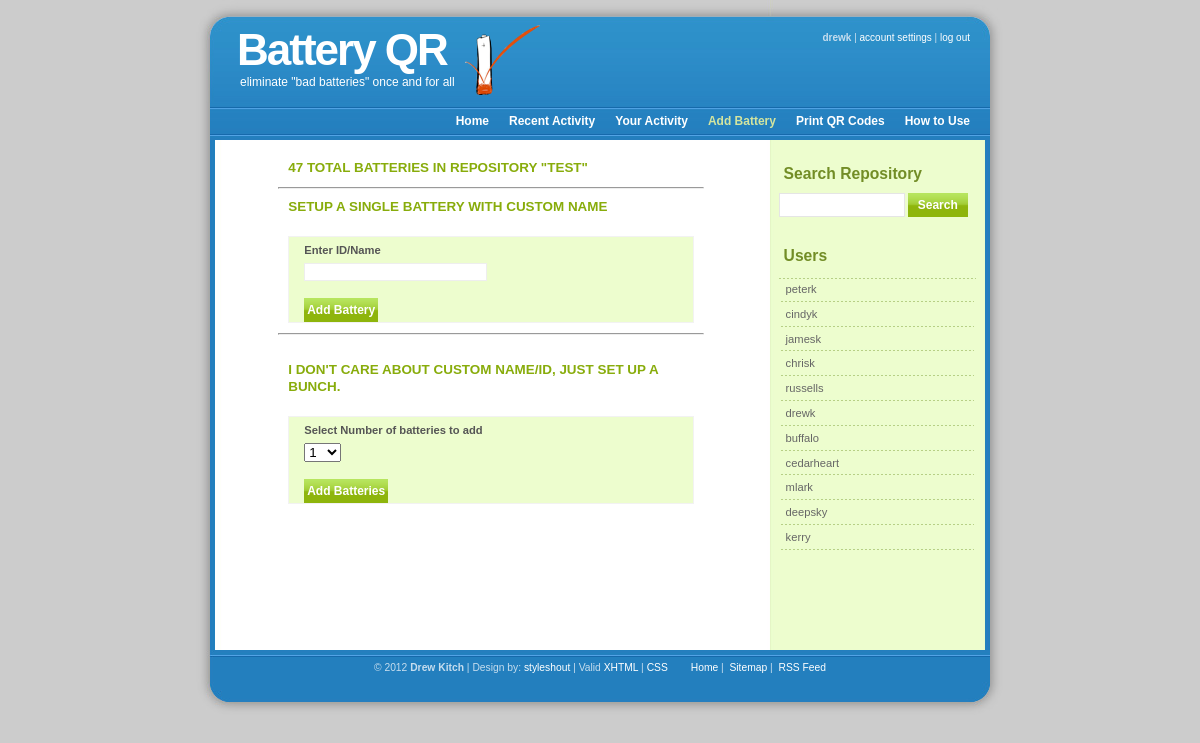
Page /batteryqr.com/add_battery.php (signed in) on the committed database.
### tables this page shows
CREATE TABLE `battery_login` (
  `login_id` int(10) unsigned NOT NULL AUTO_INCREMENT,
  `login_name` varchar(25) NOT NULL,
  `login_password` varchar(42) NOT NULL,
  `login_admin` tinyint(1) DEFAULT '0',
  `repository_id` int(10) unsigned NOT NULL,
  `date_deleted` int(10) unsigned NOT NULL,
  PRIMARY KEY (`login_id`),
  UNIQUE KEY `login_name` (`login_name`),
  KEY `repository_id` (`repository_id`)
);

CREATE TABLE `battery_repository` (
  `repository_id` int(10) unsigned NOT NULL AUTO_INCREMENT,
  `repository_name` varchar(50) NOT NULL,
  `repository_time_zone` varchar(50) DEFAULT 'America/Denver',
  PRIMARY KEY (`repository_id`)
);

### battery_include/members_only.inc (called while the page is built, shortened)
<?php
if (!($_SESSION['login_id'] && $_SESSION['login_name'] && $_SESSION['repository_id'])) {
   $navigation_page = basename($_SERVER['PHP_SELF']);
   if ($navigation_page == 'update_status.php') {
      header("Location: login.php?qr=1");
      exit();
   }
   else {
      header("Location: login.php");
      exit();
   }
}
else {
   $login_name = $_SESSION['login_name'];
   $repository_id = $_SESSION['repository_id'];
   $repository_name = get_repository_name($repository_id);
}
?>

### battery_include/battery_utilities.inc (called while the page is built, shortened)
<?php
function get_repository_name($repository_id) {
   $member_db = member_db_connect();
   if (is_numeric($repository_id)) {
      $command = "SELECT repository_name FROM battery_repository WHERE repository_id=".$repository_id.";";
      $result = mysql_query($command, $member_db);
      $data = mysql_fetch_object($result);
      $repository_name = $data->repository_name;
      return $repository_name;
   }
}
function menu_nav($page = false, $login_id = false, $user_id = false, $action = false, $listed_action = false) {
   $current_page = basename($_SERVER['PHP_SELF']);
   if ($current_page == $page && $login_id == $user_id && $user_id != false) {
      $print = "id='current'";
      return $print;
   }
   else if ($login_id != $user_id) {
      return;
   }
   if ($page == $current_page) {
      $print = "id='current'";
      return $print;
   }
}
?>

### batteryqr.com/add_battery.php (the view, shortened to what this page needs)
<?php
require('../battery_include/battery_utilities.inc');
require('../battery_include/members_only.inc');
$member_db = member_db_connect();
$command = "SELECT count(item_id) as total_items from battery_item where date_deleted<=0 AND repository_id=".$repository_id;
$result = mysql_query($command, $member_db);
$data = mysql_fetch_object($result);
$total_items = $data->total_items;
include('../battery_include/battery_header.inc');
echo "<div id='repository_box' class='form'>";
echo "<h2>".$total_items." total batteries in repository \"".$repository_name."\"</h2>";
echo "<hr />";
echo "<h2>Setup a single battery with custom name</h2>";
?>
<form action="add_battery.php?action=add_one" method="post">
<p>
<label>Enter ID/Name</label>
<input type="text" name="item_name" size="25" value="<? echo $item_name; ?>" />
<br />
<br />
<input class="button" type="submit" value="Add Battery" />
</p>
</form>
<hr />
<br />
<h2>I don't care about custom name/id, just set up a bunch.</h2>
<form action="add_battery.php?action=add_multiple" method="post">
<p>
<label>Select Number of batteries to add</label>
<select name="total">
<?
for ($i=1;$i<=20;$i++) {
	echo "<option>$i</option>\n";
}
?>
</select>
<br /><br />
<input class="button" type="submit" value="Add Batteries" />
</p>
</form>
<?
echo "</div>";
include('../battery_include/battery_footer.inc');
?>

### battery_include/battery_header.inc (shortened to what this page needs)
<!DOCTYPE html PUBLIC "-//W3C//DTD XHTML 1.0 Strict//EN"
"http://www.w3.org/TR/xhtml1/DTD/xhtml1-strict.dtd">
<html xmlns="http://www.w3.org/1999/xhtml" xml:lang="en" lang="en">
<head>
<link rel="stylesheet" rev="stylesheet" type="text/css" href="css/styles.css" media="screen" />
<link rel="stylesheet" href="css/mobile.css" type="text/css" media="handheld" />
<link rel="stylesheet" media="screen and (max-device-width: 480px)" href="css/mobile.css" />
</head>
<body>
<div id="wrap">
	<div id="header">
		<h1 id="logo-text">Battery QR</h1>
		<h2 id="slogan">eliminate "bad batteries" once and for all</h2>
		<img id="logo-img" src="images/battery.png" alt="battery_2.png" />
		<div id="header-links">
			<p><strong><? echo $login_name; ?></strong> | <a <? echo menu_nav('edit_account.php'); ?> href="edit_account.php">account settings</a> | <a href="logout.php">log out</a></p>
		</div>
	</div>
	<div id="menu">
		<ul>
	  		<li <? echo menu_nav('index.php'); ?>><a href="index.php">Home</a></li>
	  		<li <? echo menu_nav('recent_activity.php'); ?>><a href="recent_activity.php">Recent Activity</a></li>
	  		<li <? echo menu_nav('user_history.php', $login_id, $_GET['user_id']); ?>><a href="user_history.php?user_id=<? echo $login_id; ?>">Your Activity</a></li>
      			<li <? echo menu_nav('add_battery.php'); ?>><a href="add_battery.php">Add Battery</a></li>
	      		<li <? echo menu_nav('print_qr.php'); ?>><a href="print_qr.php">Print QR Codes</a></li>
      			<li <? echo menu_nav('how_to_use.php'); ?> class="last"><a href="how_to_use.php">How to Use</a></li>
	    	</ul>
	</div>
	<div id="content-wrap">
    		<div id="sidebar">
    			 <h1>Search Repository</h1>
      			<form action="index.php" class="searchform">
        		<p>
        		<input name="search_query" class="textbox" type="text" />
          		<input class="button" value="Search" type="submit" />
        		</p>
      			</form>
      			<h1>Users</h1>
      			<?
      			   $repository_id = $_SESSION['repository_id'];
      			   $login_db = login_db_connect();
      			   $command = "SELECT login_name, login_id FROM battery_login WHERE date_deleted<=0 AND repository_id=".$repository_id." AND login_admin=0";
      			   $result = mysql_query($command, $login_db);
      			?>
      			<ul class="sidemenu">
      			        <?
      			        while ($array = mysql_fetch_assoc($result)) {
      			           echo "<li><a href='user_history.php?user_id=".$array['login_id']."'>".$array['login_name']."</a></li>";
      			        }
				?>
    			</ul>
		</div>
		<div id="main">

### batteryqr.com/css/styles.css (style rules this page uses)
* { margin: 0; padding: 0; }
html { overflow-y: scroll; }
body { background: #CCC; font: 70%/1.5em Verdana, Tahoma, arial, sans-serif; color: #555; text-align: center; }
a, a:visited { text-decoration: none; color: #2180BC; background: inherit; }
h1, h2, h3 { font-family: 'Trebuchet MS', Tahoma, Sans-serif; font-weight: Bold; }
h1 { font-size: 130%; }
h2 { font-size: 120%; text-transform: uppercase; color: #88ac0b; }
h1, h2, h3, p { padding: 10px; margin: 0; }
ul, ol { margin: 5px 20px; padding: 0 20px; }
ul li { list-style-image: url('../images/bullet.gif'); }
form { margin:10px; padding: 0 5px; border: 1px solid #f2f2f2; background-color: #EDFDCE; }
label { display:block; font-weight:bold; margin:5px 0; }
input { padding:2px; border:1px solid #eee; font: normal 1em Verdana, sans-serif; color:#777; }
input.button { font: bold 12px Arial, Sans-serif; height: 24px; margin: 0; padding: 2px 3px; color: #FFF; background: #8EB50C url('../images/button-bg.jpg') repeat-x 0 0; border: none; }
.searchform { background-color: transparent; border: none; margin: 0; padding: 5px 0 15px 0; width: 190px; }
.searchform p { margin: 0; padding: 0; }
.searchform input.textbox { width: 120px; color: #777; height: 18px; padding: 2px; border: 1px solid #E5E5E5; vertical-align: top; }
.searchform input.button { width: 60px; height: 24px; padding: 2px 5px; vertical-align: top; }
#wrap { width: 820px; background: #CCC url('../images/content.jpg') repeat-y center top; margin: 0 auto; text-align: left; }
#content-wrap { clear: both; width: 760px; padding: 0; margin: 10px auto; }
#header { width: 820px; position: relative; height: 103px; background: #CCC url('../images/header.jpg') no-repeat center top; padding: 0; color: #FFF; }
#header h1#logo-text { position: absolute; margin: 0; padding: 0; font: bolder 44px 'Trebuchet MS', Arial, Sans-serif; letter-spacing: -2px; color: #FFF; text-transform: none; top: 25px; left: 47px; }
#header h2#slogan { position: absolute; margin: 0; padding: 0; font: normal 12px 'Trebuchet MS', Arial, Sans-serif; text-transform: none; color: #FFF; top: 75px; left: 50px; }
#header img#logo-img { position: absolute; top: 25px; left: 275px; margin: 0; padding: 0; }
#header #header-links { position: absolute; top: 20px; right: 30px; color: #C6DDEE; font-size: 10px; }
#header #header-links a { color: #FFF; text-decoration: none; }
#menu { clear: both; margin: 0 auto; padding: 0; background: url('../images/menu.jpg') repeat-x 0 0; font: bold 12px/37px Verdana, Arial, Tahoma, Sans-serif; height: 37px; width: 780px; }
#menu ul { float: right; list-style: none; margin:0; padding: 0; }
#menu ul li { display: inline; }
#menu ul li a { display: block; float: left; padding: 0 10px; color: #FFF; text-decoration: none; }
#menu ul li.last a { padding-right: 20px; }
#menu ul li#current a { color: #D4E59F; }
#main { min-height: 500px; float: left; width: 70%; padding: 0; margin: 0 0 0 5px; display: inline; }
#repository_box { text-align: center; margin-left: auto; margin-right: auto; width: 80%; }
#repository_box h2 { margin-bottom: 0px; padding-bottom: 10px; }
#repository_box p { padding-bottom: 0px; padding-top: 0px; }
#repository_box.form { text-align: left; }
#sidebar { float: right; width: 26.5%; padding: 0; margin: 0; color: #68774A; }
#sidebar h1 { margin-top: 10px; padding: 5px 5px; font: bold 1.4em 'Trebuchet MS', Tahoma, Sans-serif; color: #728D26; }
#sidebar ul.sidemenu { list-style: none; text-align: left; margin: 7px 4px 8px 0; padding: 0; text-decoration: none; background: url('../images/dots.jpg') repeat-x left top; }
#sidebar ul.sidemenu li { list-style: none; background: url('../images/dots.jpg') repeat-x left bottom; padding: 4px 0 4px 5px; margin: 0 2px; color: #68774A; }
#sidebar ul.sidemenu li a { text-decoration: none; background-image: none; color: #666666; }

### batteryqr.com/css/mobile.css (style rules this page uses)
* { float: none; max-width: 320px !important; }
html { overflow-y: hidden; }
html, body { padding: 3px; margin: 0; background: none; text-align: none; }
#wrap { width: 0px; padding: 0px; background: none; text-align: none; margin: 0px; }
#content-wrap { clear: none; width: 0px; padding: 0px; background: none; margin: 0px; }
#header { display: none; }
#menu { display: none; }
#sidebar { display: none; }
#main { min-height: 0px; width: 100%; float: none; display: table; }
#repository_box { width: 100%; text-align: none; }

### rows in the picture
battery_login: login_name "peterk"
battery_login: login_name "cindyk"
battery_login: login_name "jamesk"
battery_login: login_name "chrisk"
battery_login: login_name "russells"
battery_login: login_name "drewk"
battery_login: login_name "buffalo"
battery_login: login_name "cedarheart"
battery_login: login_name "mlark"
battery_login: login_name "deepsky"
battery_login: login_name "kerry"
battery_repository: repository_name "TEST"

### other values in the picture
$login_name "drewk"
$total_items "47"
form field total "1"
